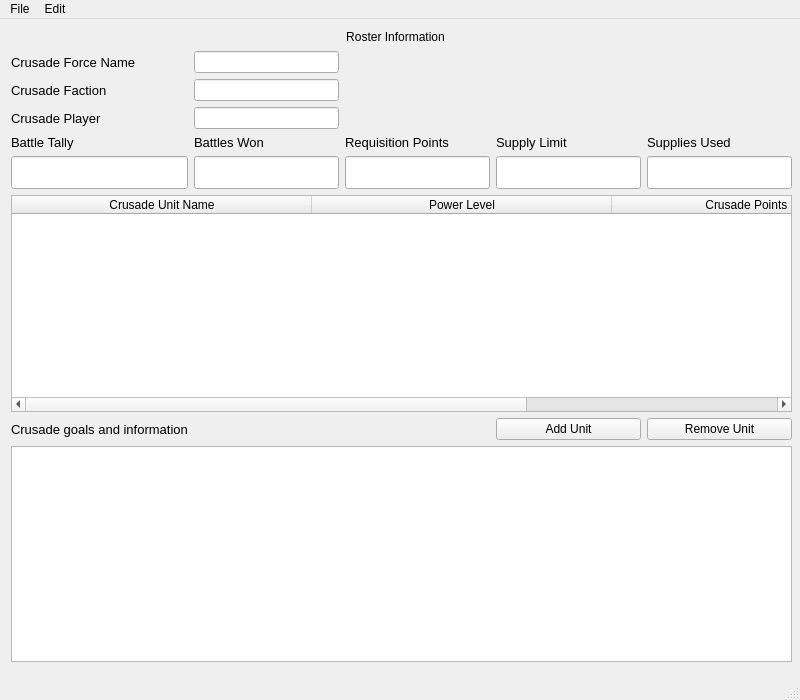
<?xml version="1.0" encoding="UTF-8"?>
<ui version="4.0">
 <class>RosterWindow</class>
 <widget class="QMainWindow" name="RosterWindow">
  <property name="geometry">
   <rect>
    <x>0</x>
    <y>0</y>
    <width>800</width>
    <height>700</height>
   </rect>
  </property>
  <property name="sizePolicy">
   <sizepolicy hsizetype="Fixed" vsizetype="Fixed">
    <horstretch>0</horstretch>
    <verstretch>0</verstretch>
   </sizepolicy>
  </property>
  <property name="minimumSize">
   <size>
    <width>800</width>
    <height>700</height>
   </size>
  </property>
  <property name="maximumSize">
   <size>
    <width>800</width>
    <height>700</height>
   </size>
  </property>
  <property name="windowTitle">
   <string>CrusadeTome - Crusade Management Software (Pre-Alpha)</string>
  </property>
  <widget class="QWidget" name="centralwidget">
   <widget class="QLabel" name="title_label">
    <property name="geometry">
     <rect>
      <x>320</x>
      <y>10</y>
      <width>151</width>
      <height>16</height>
     </rect>
    </property>
    <property name="text">
     <string>Roster Information</string>
    </property>
    <property name="alignment">
     <set>Qt::AlignCenter</set>
    </property>
   </widget>
   <widget class="QWidget" name="layoutWidget">
    <property name="geometry">
     <rect>
      <x>11</x>
      <y>32</y>
      <width>781</width>
      <height>611</height>
     </rect>
    </property>
    <layout class="QGridLayout" name="gridLayout">
     <item row="0" column="0">
      <widget class="QLabel" name="force_name_label">
       <property name="font">
        <font>
         <pointsize>10</pointsize>
        </font>
       </property>
       <property name="text">
        <string>Crusade Force Name</string>
       </property>
      </widget>
     </item>
     <item row="1" column="0">
      <widget class="QLabel" name="faction_label">
       <property name="font">
        <font>
         <pointsize>10</pointsize>
        </font>
       </property>
       <property name="text">
        <string>Crusade Faction</string>
       </property>
      </widget>
     </item>
     <item row="1" column="1">
      <widget class="QLineEdit" name="faction_line"/>
     </item>
     <item row="2" column="0">
      <widget class="QLabel" name="player_name_label">
       <property name="font">
        <font>
         <pointsize>10</pointsize>
        </font>
       </property>
       <property name="text">
        <string>Crusade Player</string>
       </property>
      </widget>
     </item>
     <item row="2" column="1">
      <widget class="QLineEdit" name="player_line"/>
     </item>
     <item row="3" column="0">
      <widget class="QLabel" name="battles_tally_label">
       <property name="font">
        <font>
         <pointsize>10</pointsize>
        </font>
       </property>
       <property name="text">
        <string>Battle Tally</string>
       </property>
      </widget>
     </item>
     <item row="3" column="1">
      <widget class="QLabel" name="battles_won_label">
       <property name="font">
        <font>
         <pointsize>10</pointsize>
        </font>
       </property>
       <property name="text">
        <string>Battles Won</string>
       </property>
      </widget>
     </item>
     <item row="3" column="2">
      <widget class="QLabel" name="req_points_label">
       <property name="font">
        <font>
         <pointsize>10</pointsize>
        </font>
       </property>
       <property name="text">
        <string>Requisition Points</string>
       </property>
      </widget>
     </item>
     <item row="3" column="3">
      <widget class="QLabel" name="supply_limit_label">
       <property name="font">
        <font>
         <pointsize>10</pointsize>
        </font>
       </property>
       <property name="text">
        <string>Supply Limit</string>
       </property>
      </widget>
     </item>
     <item row="3" column="4">
      <widget class="QLabel" name="supply_used_label">
       <property name="font">
        <font>
         <pointsize>10</pointsize>
        </font>
       </property>
       <property name="text">
        <string>Supplies Used</string>
       </property>
      </widget>
     </item>
     <item row="4" column="0">
      <widget class="QLineEdit" name="battles_tally_line">
       <property name="font">
        <font>
         <pointsize>16</pointsize>
        </font>
       </property>
      </widget>
     </item>
     <item row="4" column="1">
      <widget class="QLineEdit" name="battles_won_line">
       <property name="font">
        <font>
         <pointsize>16</pointsize>
        </font>
       </property>
      </widget>
     </item>
     <item row="4" column="2">
      <widget class="QLineEdit" name="req_points_line">
       <property name="font">
        <font>
         <pointsize>16</pointsize>
        </font>
       </property>
      </widget>
     </item>
     <item row="4" column="3">
      <widget class="QLineEdit" name="supply_limit_line">
       <property name="font">
        <font>
         <pointsize>16</pointsize>
        </font>
       </property>
      </widget>
     </item>
     <item row="4" column="4">
      <widget class="QLineEdit" name="supply_used_line">
       <property name="font">
        <font>
         <pointsize>16</pointsize>
        </font>
       </property>
      </widget>
     </item>
     <item row="5" column="0" colspan="5">
      <widget class="QTableWidget" name="unit_list_table">
       <property name="columnCount">
        <number>3</number>
       </property>
       <attribute name="horizontalHeaderCascadingSectionResizes">
        <bool>false</bool>
       </attribute>
       <attribute name="horizontalHeaderDefaultSectionSize">
        <number>300</number>
       </attribute>
       <attribute name="horizontalHeaderShowSortIndicator" stdset="0">
        <bool>false</bool>
       </attribute>
       <attribute name="horizontalHeaderStretchLastSection">
        <bool>true</bool>
       </attribute>
       <attribute name="verticalHeaderDefaultSectionSize">
        <number>40</number>
       </attribute>
       <attribute name="verticalHeaderMinimumSectionSize">
        <number>30</number>
       </attribute>
       <column>
        <property name="text">
         <string>Crusade Unit Name</string>
        </property>
       </column>
       <column>
        <property name="text">
         <string>Power Level</string>
        </property>
       </column>
       <column>
        <property name="text">
         <string>Crusade Points Used</string>
        </property>
       </column>
      </widget>
     </item>
     <item row="6" column="0">
      <widget class="QLabel" name="label">
       <property name="font">
        <font>
         <pointsize>10</pointsize>
        </font>
       </property>
       <property name="text">
        <string>Crusade goals and information</string>
       </property>
      </widget>
     </item>
     <item row="6" column="3">
      <widget class="QPushButton" name="add_unit_button">
       <property name="text">
        <string>Add Unit</string>
       </property>
      </widget>
     </item>
     <item row="6" column="4">
      <widget class="QPushButton" name="remove_unit_button">
       <property name="text">
        <string>Remove Unit</string>
       </property>
      </widget>
     </item>
     <item row="7" column="0" colspan="5">
      <widget class="QTextEdit" name="notes_text"/>
     </item>
     <item row="0" column="1">
      <widget class="QLineEdit" name="force_name_line"/>
     </item>
    </layout>
   </widget>
  </widget>
  <widget class="QMenuBar" name="menubar">
   <property name="geometry">
    <rect>
     <x>0</x>
     <y>0</y>
     <width>800</width>
     <height>24</height>
    </rect>
   </property>
   <widget class="QMenu" name="menuFile">
    <property name="title">
     <string>File</string>
    </property>
    <addaction name="actionNew"/>
    <addaction name="actionLoad"/>
    <addaction name="actionSave_Roster"/>
   </widget>
   <widget class="QMenu" name="menuEdit">
    <property name="title">
     <string>Edit</string>
    </property>
    <addaction name="actionEnable_Free_Editing"/>
   </widget>
   <addaction name="menuFile"/>
   <addaction name="menuEdit"/>
  </widget>
  <widget class="QStatusBar" name="statusbar"/>
  <action name="actionNew">
   <property name="text">
    <string>New Roster...</string>
   </property>
  </action>
  <action name="actionLoad">
   <property name="text">
    <string>Load Roster...</string>
   </property>
  </action>
  <action name="actionSave_Roster">
   <property name="text">
    <string>Save Roster...</string>
   </property>
  </action>
  <action name="actionEnable_Free_Editing">
   <property name="text">
    <string>Enable Free Editing</string>
   </property>
  </action>
 </widget>
 <resources/>
 <connections/>
</ui>
